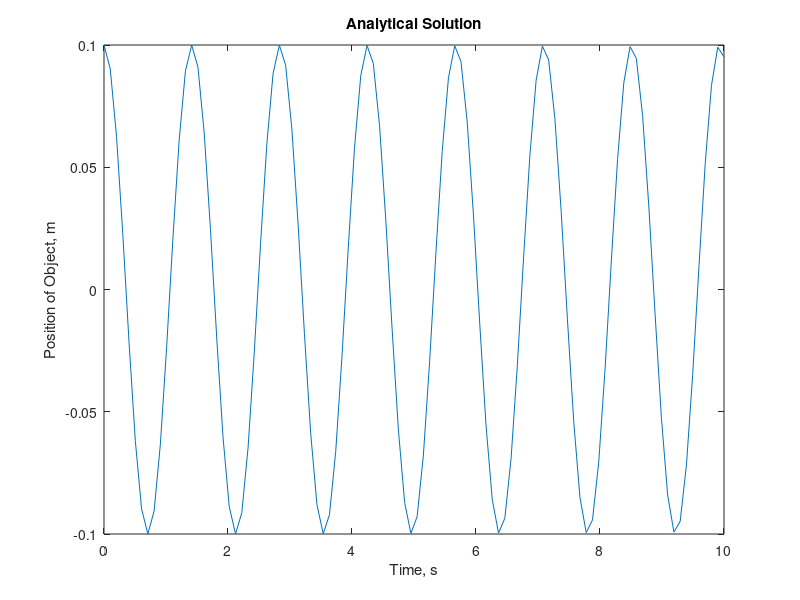

MATLAB code for this plot: (Note: this script raises an error after producing the figure.)
clc;
clear;
close all;

%constants
rhoObjects = 500; %kg/m^3
rhoLiquid = 1000; %kg/m^3
gravity = 9.81; %m/s^2
L = 1; %m
initialDisplacement = 0.1; %m
initialVelocity = 0; %m/s

omega = sqrt((rhoLiquid*gravity)/(rhoObjects*L));


%Question 1 Part a 
y = @(t) 0.1*cos(omega*t);
t1 = linspace(0,10,100);

figure(1)
plot(t1,y(t1));
ylabel('Position of Object, m')
xlabel('Time, s')
title('Analytical Solution')


%Question 2 Part a
tDelta = 0.1;
tInitial = 0;
tMax = 10;
tVal = tInitial:tDelta:tMax;

figure(2)
yEE = explicitEulerSecondOrder(-(omega^2), tDelta, initialDisplacement, initialVelocity, tInitial, tMax);
plot(tVal, yEE);
ylabel('Position of Object, m')
xlabel('Time, s')
title('Explicit Euler Solution')


%Question 2 Part b
figure(3)
yRK4 = RK4SecondOrder(-(omega^2), tDelta, initialDisplacement, initialVelocity, tInitial, tMax);
plot(tVal, yRK4);
ylabel('Position of Object, m')
xlabel('Time, s')
title('4th Order Runge-Kutta Solution')


%Question 2 Part c
figure(4)
odeSystem = @(t, y) [y(2); -(omega^2) * y(1)];
[tODE45, yODE45] = ode45(odeSystem, tVal, [initialDisplacement, initialVelocity]);
y45 = yODE45(:, 1)';
plot(tVal, y45)%plots displacment with respect to time
ylabel('Position of Object, m')
xlabel('Time, s')
title('ODE45 Solution')


%Question 2 Part d
figure(5)
tiledlayout(3,1)
nexttile
plot(tVal, y(tVal))
hold on 
plot(tVal, yEE)
ylabel('Position of Object, m')
xlabel('Time, s')
legend('Analytical Solution', 'Explicit Euler Solution', 'Location', 'southwest')

nexttile([2,1])
plot(tVal, y(tVal))
hold on
plot(tVal, yRK4)
plot(tVal, y45)
ylabel('Position of Object, m')
xlabel('Time, s')
legend('Analytical Solution', '4th Order Runge-Kutta', 'ODE45 Solution', 'Location', 'southwest')


%Question 3 Part a
figure(6)
tiledlayout(3,1)
nexttile
plot(tVal, abs(y(tVal) - yEE))
hold on 
ylabel('Absolute Error, m')
xlabel('Time, s')
title('Explicit Euler Error')
set(gca, 'YScale', 'log')

nexttile([2,1])
plot(tVal, abs(y(tVal) - yRK4))
hold on
plot(tVal, abs(y(tVal) - y45))
ylabel('Absolute Error, m')
xlabel('Time, s')
legend('4th Order Runge-Kutta', 'ODE45 Solution', 'Location', 'northwest')
title('Runge Kutta and ODE45 Error')


%Question 3 Part b
figure(7)
plot(0:0.001:2, y(0:0.001:2))
hold on
plot(0:0.5:2, explicitEulerSecondOrder(-(omega^2), 0.5, initialDisplacement, initialVelocity, 0, 2))
plot(0:0.05:2, explicitEulerSecondOrder(-(omega^2), 0.05, initialDisplacement, initialVelocity, 0, 2))
plot(0:0.005:2, explicitEulerSecondOrder(-(omega^2), 0.005, initialDisplacement, initialVelocity, 0, 2))
plot(0:0.0005:2, explicitEulerSecondOrder(-(omega^2), 0.0005, initialDisplacement, initialVelocity, 0, 2))
ylabel('Position of Object, m')
xlabel('Time, s')
legend('Analytic Solution','\Deltat = 0.5', '\Deltat = 0.05', '\Deltat = 0.005', '\Deltat = 0.0005', 'Location', 'southwest')
title('Explicit Euler with Different Mesh Sizes')

figure(8)
plot(0:0.5:10, abs(explicitEulerSecondOrder(-(omega^2), 0.5, initialDisplacement, initialVelocity, 0, 10) - y(0:0.5:10)))
hold on
plot(0:0.05:10, abs(explicitEulerSecondOrder(-(omega^2), 0.05, initialDisplacement, initialVelocity, 0, 10) - y(0:0.05:10)))
plot(0:0.005:10, abs(explicitEulerSecondOrder(-(omega^2), 0.005, initialDisplacement, initialVelocity, 0, 10) - y(0:0.005:10)))
plot(0:0.0005:10, abs(explicitEulerSecondOrder(-(omega^2), 0.0005, initialDisplacement, initialVelocity, 0, 10) - y(0:0.0005:10)))
ylabel('Absolute Error, m')
xlabel('Time, s')
legend('\Deltat = 0.5', '\Deltat = 0.05', '\Deltat = 0.005', '\Deltat = 0.0005', 'Location', 'southwest')
title('Absolute Error of Explicit Euler')
set(gca, 'YScale', 'log')


%Question 3 Part c
figure(9)
plot(0:0.001:2, y(0:0.001:2))
hold on
plot(0:0.5:10, RK4SecondOrder(-(omega^2), 0.5, initialDisplacement, initialVelocity, 0, 10))
plot(0:0.05:10, RK4SecondOrder(-(omega^2), 0.05, initialDisplacement, initialVelocity, 0, 10))
plot(0:0.005:10, RK4SecondOrder(-(omega^2), 0.005, initialDisplacement, initialVelocity, 0, 10))
plot(0:0.0005:10, RK4SecondOrder(-(omega^2), 0.0005, initialDisplacement, initialVelocity, 0, 10))
ylabel('Position of Object, m')
xlabel('Time, s')
legend('Analytic Solution','\Deltat = 0.5', '\Deltat = 0.05', '\Deltat = 0.005', '\Deltat = 0.0005', 'Location', 'southwest')
title('4th Order Runge-Kutta with Different Mesh Sizes')

figure(10)
plot(0:0.5:10, abs(RK4SecondOrder(-(omega^2), 0.5, initialDisplacement, initialVelocity, 0, 10) - y(0:0.5:10)))
hold on
plot(0:0.05:10, abs(RK4SecondOrder(-(omega^2), 0.05, initialDisplacement, initialVelocity, 0, 10) - y(0:0.05:10)))
plot(0:0.005:10, abs(RK4SecondOrder(-(omega^2), 0.005, initialDisplacement, initialVelocity, 0, 10) - y(0:0.005:10)))
plot(0:0.0005:10, abs(RK4SecondOrder(-(omega^2), 0.0005, initialDisplacement, initialVelocity, 0, 10) - y(0:0.0005:10)))
ylabel('Absolute Error, m')
xlabel('Time, s')
legend('\Deltat = 0.5', '\Deltat = 0.05', '\Deltat = 0.005', '\Deltat = 0.0005', 'Location', 'southwest')
title('Absolute Error of Explicit Euler')
set(gca, 'YScale', 'log')


%Question 3 Part d
figure(11)
plot(tVal, RK4SecondOrder(-(omega^2), tDelta, initialDisplacement, initialVelocity, tInitial, tMax))
hold on 
plot(tVal, RK4SecondOrder(-(omega^2), tDelta, 0.2, initialVelocity, tInitial, tMax))
plot(tVal, RK4SecondOrder(-(omega^2), tDelta, 0.5, initialVelocity, tInitial, tMax))
plot(tVal, RK4SecondOrder(-(omega^2), tDelta, 1, initialVelocity, tInitial, tMax))
plot(tVal, RK4SecondOrder(-(omega^2), tDelta, 2, initialVelocity, tInitial, tMax))
ylabel('Position of Object, m')
xlabel('Time, s')
legend('y_0 = 0', 'y_0 = 0.2', 'y_0 = 0.5', 'y_0 = 1', 'y_0 = 2')
title('Investigating Changes in Initial Displacement')

figure(12)
plot(tVal, RK4SecondOrder(-(omega^2), tDelta, initialDisplacement, -0.5, tInitial, tMax))
hold on 
plot(tVal, RK4SecondOrder(-(omega^2), tDelta, initialDisplacement, -0.1, tInitial, tMax))
plot(tVal, RK4SecondOrder(-(omega^2), tDelta, initialDisplacement, 0, tInitial, tMax))
plot(tVal, RK4SecondOrder(-(omega^2), tDelta, initialDisplacement, initialVelocity, tInitial, tMax))
plot(tVal, RK4SecondOrder(-(omega^2), tDelta, initialDisplacement, 0.5, tInitial, tMax))
ylabel('Position of Object, m')
xlabel('Time, s')
legend('y''_0 = -0.5', 'y''_0 = -0.1', 'y''_0 = 0', 'y''_0 = 0.1', 'y''_0 = 0.5')
title('Investigating Changes in Initial Velocity')


%Question 4 Part b, iii
c = 0.2;
yDampedRK4 = RK4Damped(omega, c, tDelta, initialDisplacement, initialVelocity, tInitial, tMax);

%Question 4 Part b, iii
figure(13)
plot(tVal, y(tVal))
hold on
plot(tVal, yRK4)
plot(tVal, yDampedRK4)
plot(tVal, RK4Damped(omega, 0.5, tDelta, initialDisplacement, initialVelocity, tInitial, tMax))
ylabel('Position of Object, m')
xlabel('Time, s')
legend('Undamped Analytical', 'Undamped RK4', 'RK4 c = 0.2', 'RK4 c = 0.5')
title('Investigating Damped System Solved with Runge-Kutta')